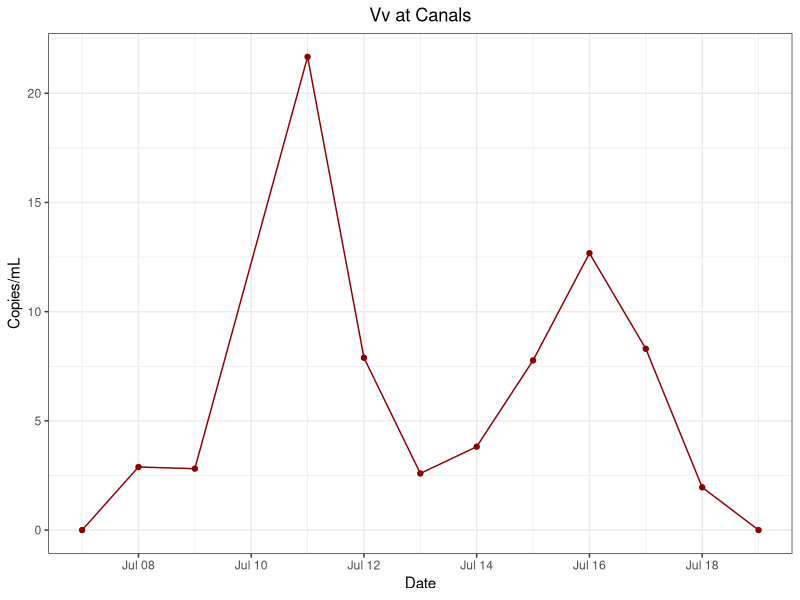
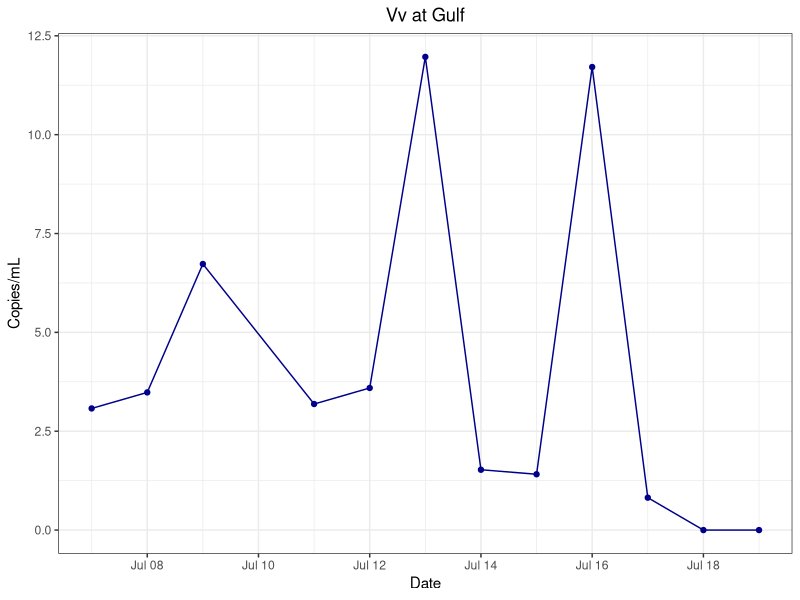
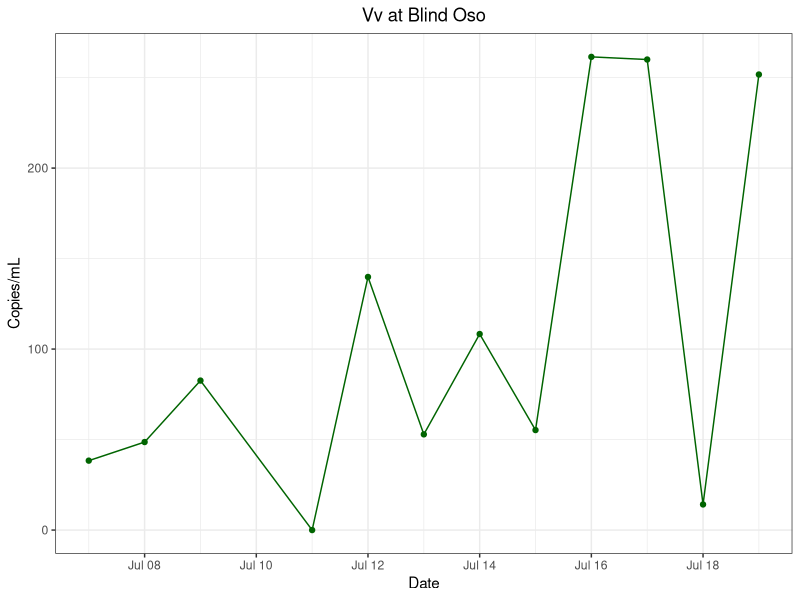
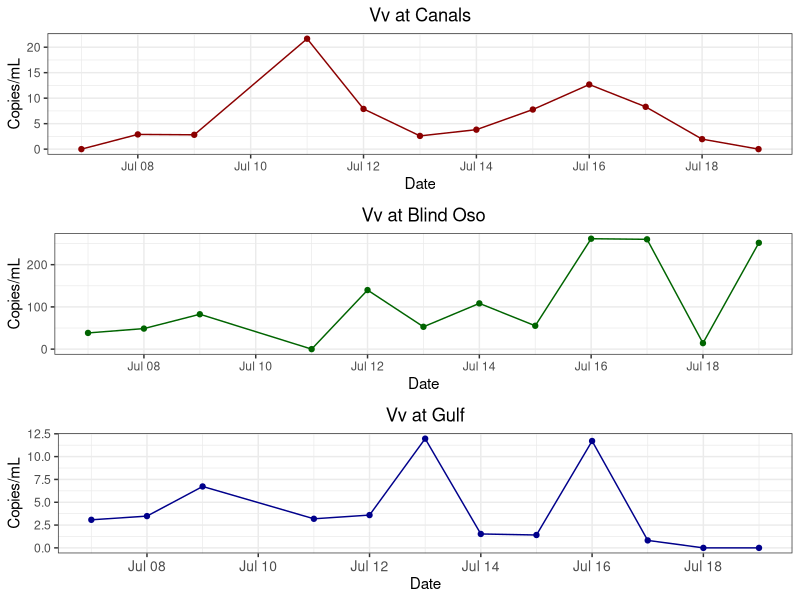
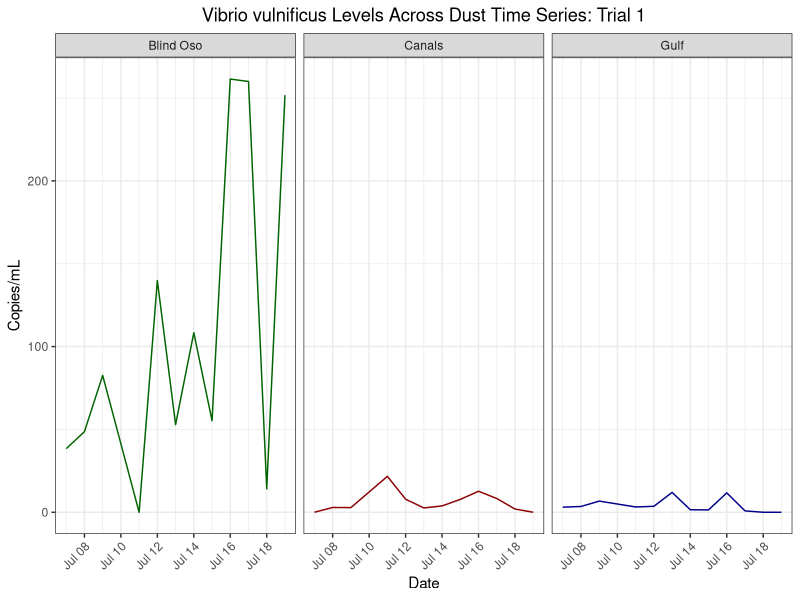
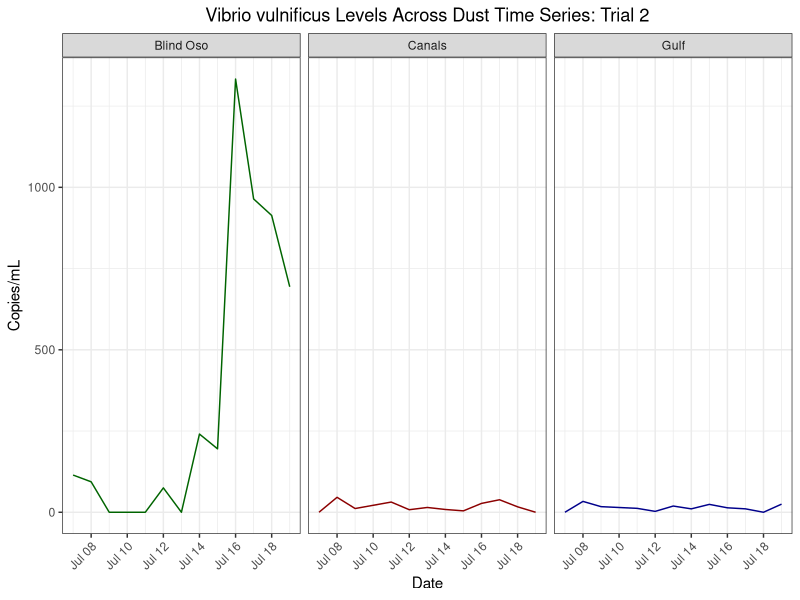
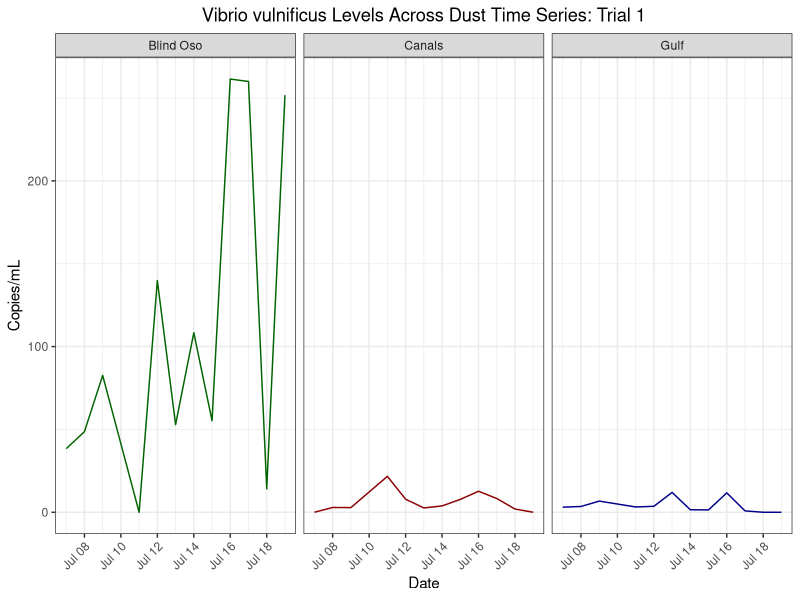
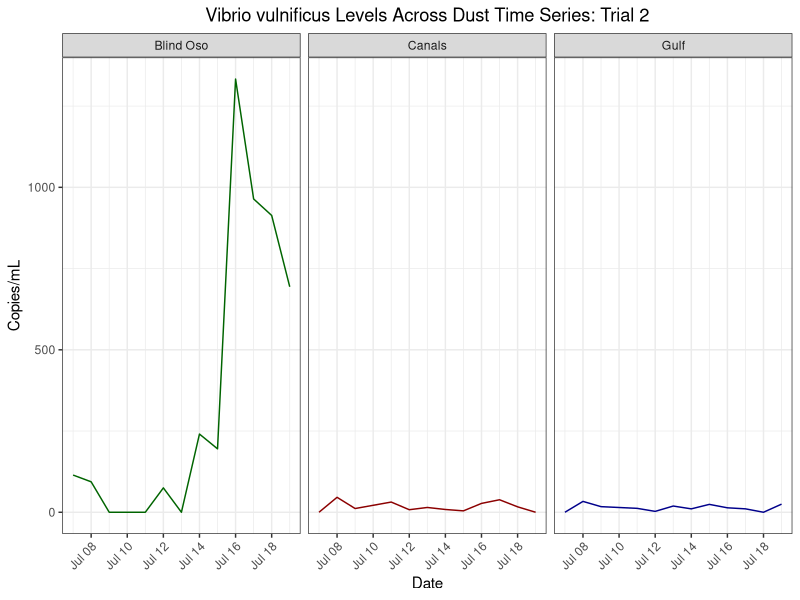

These figures' R source, in order:
## ---- chunk 1
library(tidyverse)
library(here)
library(ggpubr)
## ---- chunk 2
vv<- read_csv(file = here("data", "processed_data", "vv_clean_copies.csv")) 
#sq <-read_csv(here("data", "raw_data", "vv_qPCR_daily_0.csv"))
redo<- read_csv(here("data", "processed_data", "vv_clean_copies_redo.csv"))
## ---- chunk 3
#std<- sq %>%
 # filter(Content %in% "Std",
        # Fluor %in% "HEX") #%>%
  #ggplot() + geom_point(
  #  aes(x = log(SQ),
      #  y = Cq))
#std
## ---- chunk 4
rd6<- vv %>%
  filter(site %in% "RD")

c2<- vv %>%
  filter(site %in% "C2")

bo<- vv %>%
  filter(site %in% "BO")
## ---- chunk 5
c2_vv<- c2 %>% ggplot() + geom_line(
  aes(x = date,
      y = copies_mL),
  color = "darkred") +
  geom_point(
    aes(x = date,
      y = copies_mL),
  color = "darkred")+
  theme_bw() +
  labs(x = "Date",
       y = "Copies/mL",
       title = "Vv at Canals") +
  theme(plot.title = element_text(hjust = 0.5))


c2_vv
## ---- chunk 6
rd_vv<- rd6 %>% ggplot() + geom_line(
  aes(x = date,
      y = copies_mL),
  color = "darkblue")+
  geom_point(
    aes(x = date,
      y = copies_mL),
  color = "darkblue")+
  theme_bw() +
  labs(x = "Date",
       y = "Copies/mL",
       title = "Vv at Gulf") +
  theme(plot.title = element_text(hjust = 0.5))


rd_vv
## ---- chunk 7
bo_vv<- bo %>% ggplot() + geom_line(
  aes(x = date,
      y = copies_mL),
  color = "darkgreen")+
  geom_point(
    aes(x = date,
      y = copies_mL),
  color = "darkgreen")+
  theme_bw() +
  labs(x = "Date",
       y = "Copies/mL",
       title = "Vv at Blind Oso") +
  theme(plot.title = element_text(hjust = 0.5))


bo_vv
## ---- chunk 8
figure<- ggarrange(c2_vv, bo_vv, rd_vv + font("x.text", size = 10),
                    ncol = 1, nrow = 3) #Final plot is 1 column and 2 rows 

                
figure
## ---- chunk 9
all<- vv %>% 
  mutate(site = recode(site, "BO" = "Blind Oso",
                              "C2" = "Canals",
                              "RD" = "Gulf")) %>%
  ggplot() + geom_line(
    aes(x = date,
        y = copies_mL,
        color = site)) + 
  scale_color_manual( values = c("Blind Oso" = "darkgreen",
                                "Canals" = "darkred",
                                "Gulf" = "darkblue"))+
  theme_bw()+
  facet_wrap(~site)+
  labs(
    x = "Date", 
    y = "Copies/mL",
    title = "Vibrio vulnificus Levels Across Dust Time Series: Trial 1")+
  theme(
    legend.position = "none",
    axis.text.x = element_text(angle = 45, hjust = 1),
    plot.title = element_text(hjust = 0.5)) 
  
all
## ---- chunk 10
all_redo<- redo %>% 
  mutate(site = recode(site, "BO" = "Blind Oso",
                              "C2" = "Canals",
                              "RD" = "Gulf")) %>%
  ggplot() + geom_line(
    aes(x = date,
        y = copies_mL,
        color = site)) + 
  scale_color_manual( values = c("Blind Oso" = "darkgreen",
                                "Canals" = "darkred",
                                "Gulf" = "darkblue"))+
  theme_bw()+
  facet_wrap(~site)+
  labs(
    x = "Date", 
    y = "Copies/mL",
    title = "Vibrio vulnificus Levels Across Dust Time Series: Trial 2")+
  theme(
    legend.position = "none",
    axis.text.x = element_text(angle = 45, hjust = 1),
    plot.title = element_text(hjust = 0.5)) 
  
all_redo
## ---- chunk 11
png(file = here("results", "plots", "vv_all_sites.png")) #Saving c2
all
dev.off()

png(file = here("results", "plots", "vv_all_sites_redo.png")) #Saving c2
all_redo
dev.off()

